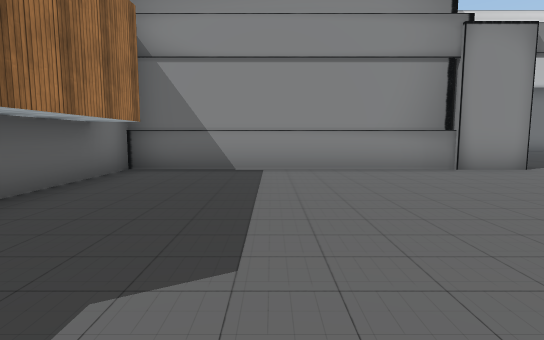
view 1 (above)

17 first-person views from a walk through a 3-D level made in the Unity game engine. The camera is 1.3 m above the floor, tilts 6° down and sees 80° across. The floor is counted in squares, 2 m on a side. Each view is taken from the middle of a square. On the plan, view 1 faces up. The plan holds only what a view shows up to about 10 squares ahead; the rest is blank. The place goes on beyond the plan. The player is left out. Door leaves are left out, so doorways stand open. Some surface patterns are stand-ins.

view 2
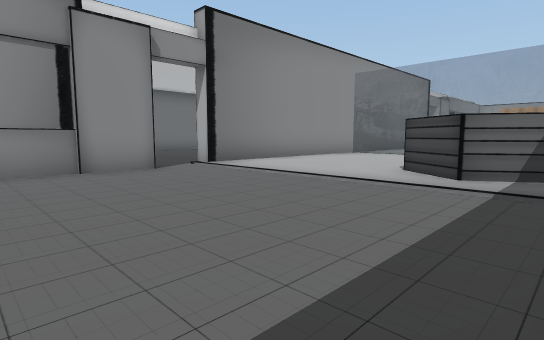

view 3
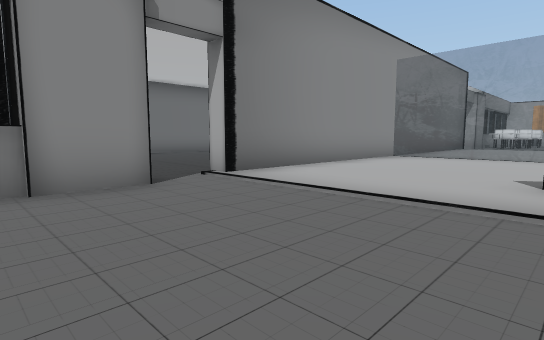

view 4
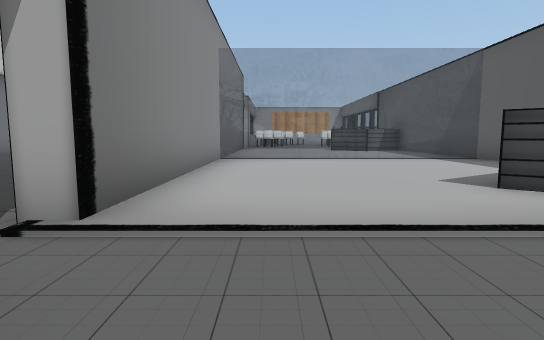

view 5
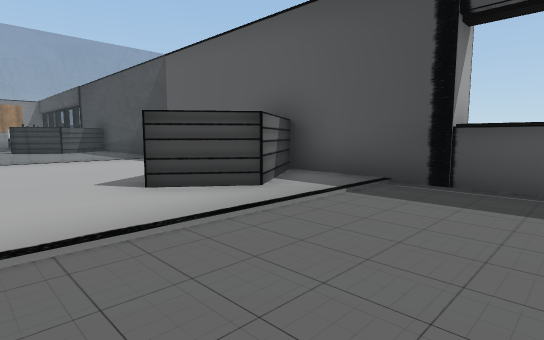

view 6
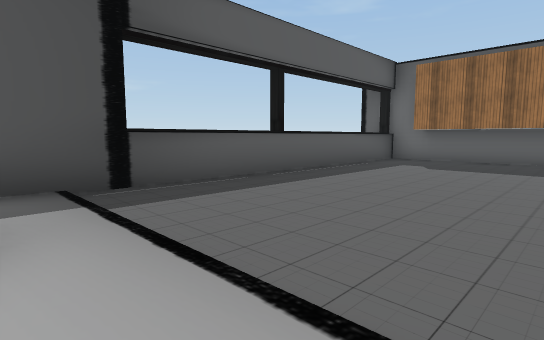

view 7
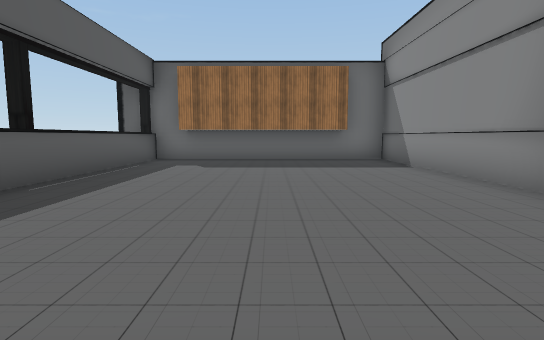

view 8
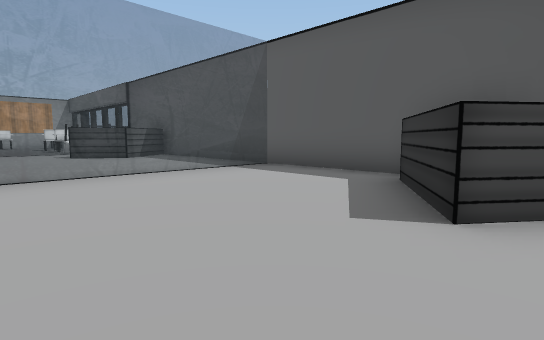

view 9
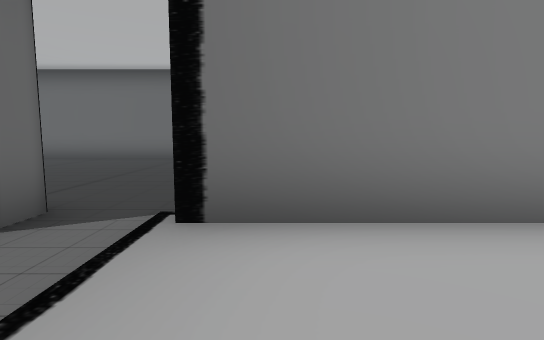

view 10
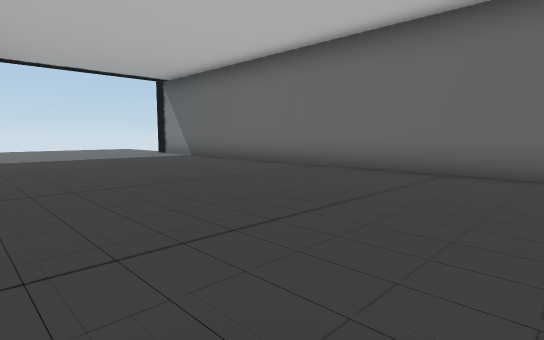

view 11
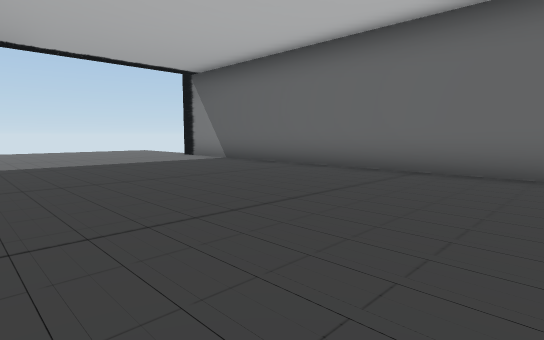

view 12
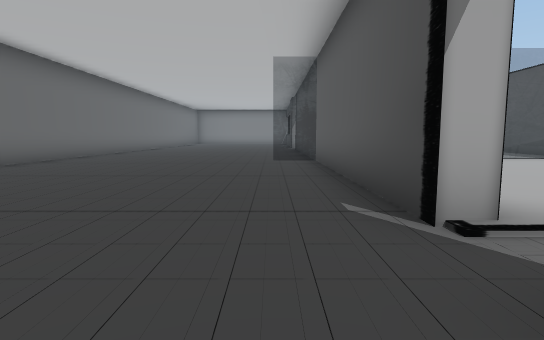

view 13
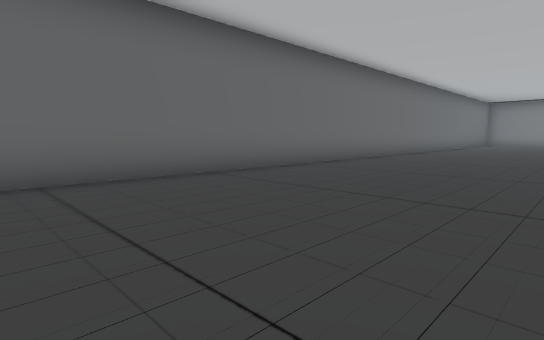

view 14
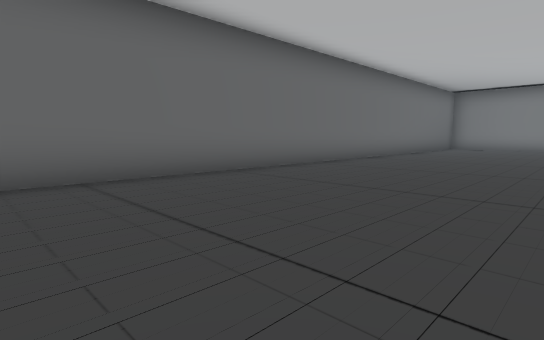

view 15
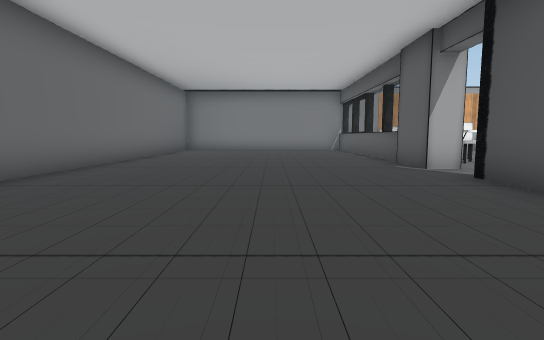

view 16
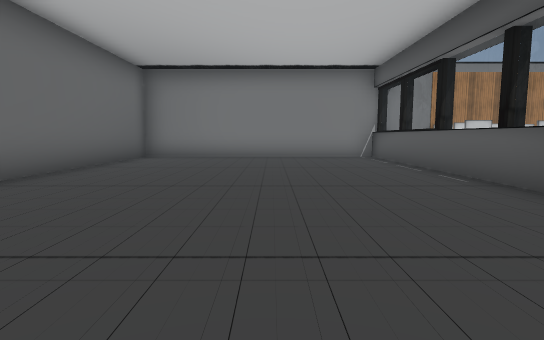

view 17
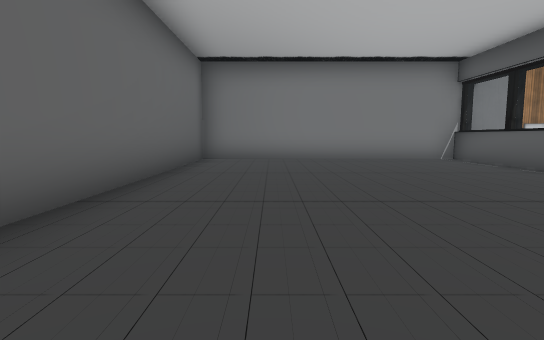

### Floor plan
Key: @ floor where view 1 was taken; # wall or solid block; . floor; D open door; = window, fence, low wall or low ledge.
Columns run from 5 left of view 1 to 31 right of it. Each row starts with its distance up from view 1.
 14  ####################################
 13 ....................................#
 12 ....................................#
 11 ....................................#
 10 ....................................#
  9 ....................................#
  8     ..............=.  ..............#
  7   ########DD########    #DD##########
  6   #.......DD......=.      D.  #
  5   #...............=.
  4   #...............=......
  3   #...............=......
  2   #..........#....=....#
  1   #.........##....=...##
  0   #..@.......##...=...
 -1   ####################

Where each view was taken, in squares from view 1:
view 1: 0 up, 0 right, facing up
view 2: 0 up, 2 right, facing up-right
view 3: 2 up, 3 right, facing up-right
view 4: 5 up, 4 right, facing right
view 5: 4 up, 4 right, facing down-right
view 6: 4 up, 7 right, facing down-left
view 7: 3 up, 7 right, facing left
view 8: 5 up, 7 right, facing down-right
view 9: 4 up, 7 right, facing up
view 10: 8 up, 6 right, facing up-left
view 11: 8 up, 4 right, facing up-left
view 12: 8 up, 4 right, facing right
view 13: 9 up, 6 right, facing up-right
view 14: 9 up, 13 right, facing up-right
view 15: 10 up, 15 right, facing right
view 16: 10 up, 20 right, facing right
view 17: 12 up, 21 right, facing right
